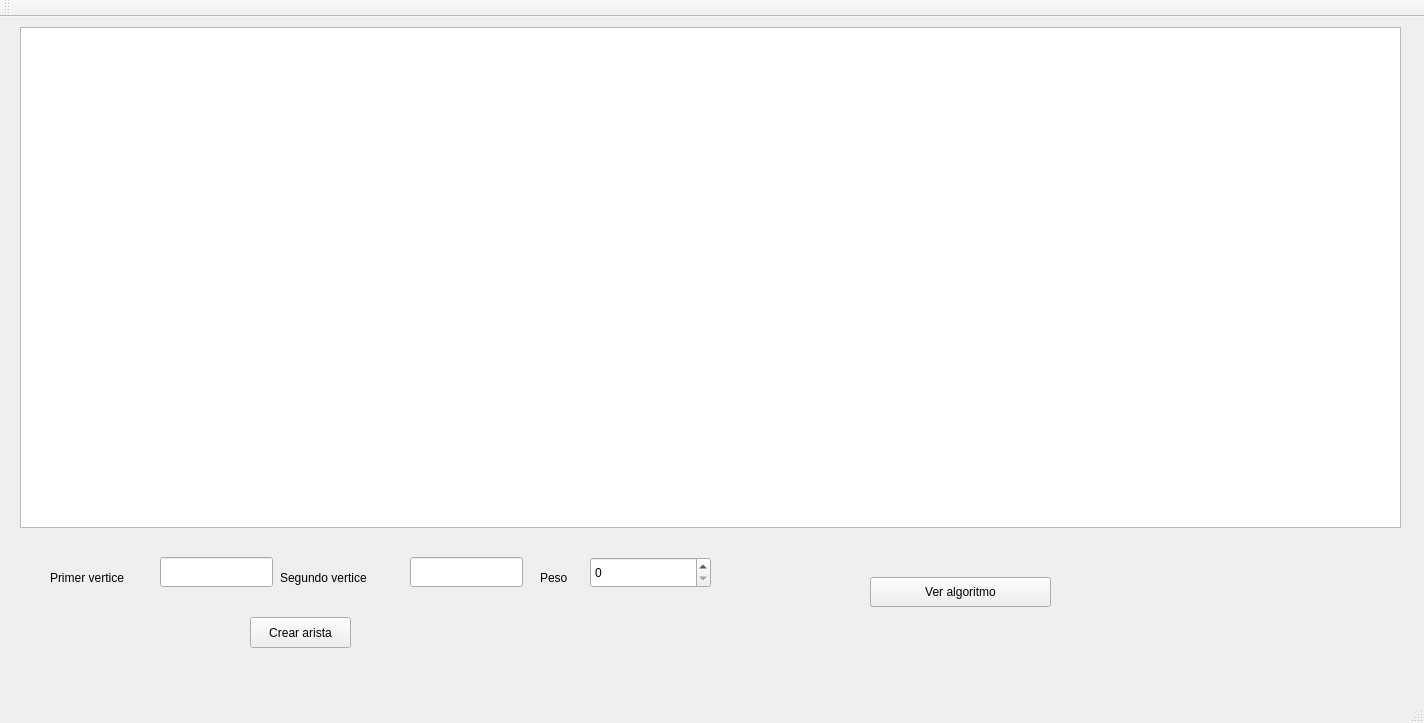
<?xml version="1.0" encoding="UTF-8"?>
<ui version="4.0">
 <class>MainWindow</class>
 <widget class="QMainWindow" name="MainWindow">
  <property name="geometry">
   <rect>
    <x>0</x>
    <y>0</y>
    <width>1424</width>
    <height>723</height>
   </rect>
  </property>
  <property name="windowTitle">
   <string>Chris Graph Plotter</string>
  </property>
  <widget class="QWidget" name="centralWidget">
   <widget class="QGraphicsView" name="graphicsView">
    <property name="geometry">
     <rect>
      <x>20</x>
      <y>10</y>
      <width>1381</width>
      <height>501</height>
     </rect>
    </property>
   </widget>
   <widget class="QPushButton" name="pushButton">
    <property name="geometry">
     <rect>
      <x>250</x>
      <y>600</y>
      <width>101</width>
      <height>31</height>
     </rect>
    </property>
    <property name="text">
     <string>Crear arista</string>
    </property>
   </widget>
   <widget class="QLineEdit" name="lineEdit">
    <property name="geometry">
     <rect>
      <x>160</x>
      <y>540</y>
      <width>113</width>
      <height>30</height>
     </rect>
    </property>
   </widget>
   <widget class="QLineEdit" name="lineEdit_2">
    <property name="geometry">
     <rect>
      <x>410</x>
      <y>540</y>
      <width>113</width>
      <height>30</height>
     </rect>
    </property>
   </widget>
   <widget class="QLabel" name="label">
    <property name="geometry">
     <rect>
      <x>50</x>
      <y>550</y>
      <width>111</width>
      <height>22</height>
     </rect>
    </property>
    <property name="text">
     <string>Primer vertice</string>
    </property>
   </widget>
   <widget class="QLabel" name="label_2">
    <property name="geometry">
     <rect>
      <x>280</x>
      <y>550</y>
      <width>121</width>
      <height>22</height>
     </rect>
    </property>
    <property name="text">
     <string>Segundo vertice</string>
    </property>
   </widget>
   <widget class="QLabel" name="label_3">
    <property name="geometry">
     <rect>
      <x>540</x>
      <y>550</y>
      <width>41</width>
      <height>22</height>
     </rect>
    </property>
    <property name="text">
     <string>Peso</string>
    </property>
   </widget>
   <widget class="QPushButton" name="pushButton_2">
    <property name="geometry">
     <rect>
      <x>870</x>
      <y>560</y>
      <width>181</width>
      <height>30</height>
     </rect>
    </property>
    <property name="text">
     <string>Ver algoritmo</string>
    </property>
   </widget>
   <widget class="QSpinBox" name="weightBox">
    <property name="geometry">
     <rect>
      <x>590</x>
      <y>540</y>
      <width>121</width>
      <height>31</height>
     </rect>
    </property>
   </widget>
  </widget>
  <widget class="QMenuBar" name="menuBar">
   <property name="geometry">
    <rect>
     <x>0</x>
     <y>0</y>
     <width>1424</width>
     <height>27</height>
    </rect>
   </property>
  </widget>
  <widget class="QToolBar" name="mainToolBar">
   <attribute name="toolBarArea">
    <enum>TopToolBarArea</enum>
   </attribute>
   <attribute name="toolBarBreak">
    <bool>false</bool>
   </attribute>
  </widget>
  <widget class="QStatusBar" name="statusBar"/>
 </widget>
 <layoutdefault spacing="6" margin="11"/>
 <resources/>
 <connections/>
</ui>
